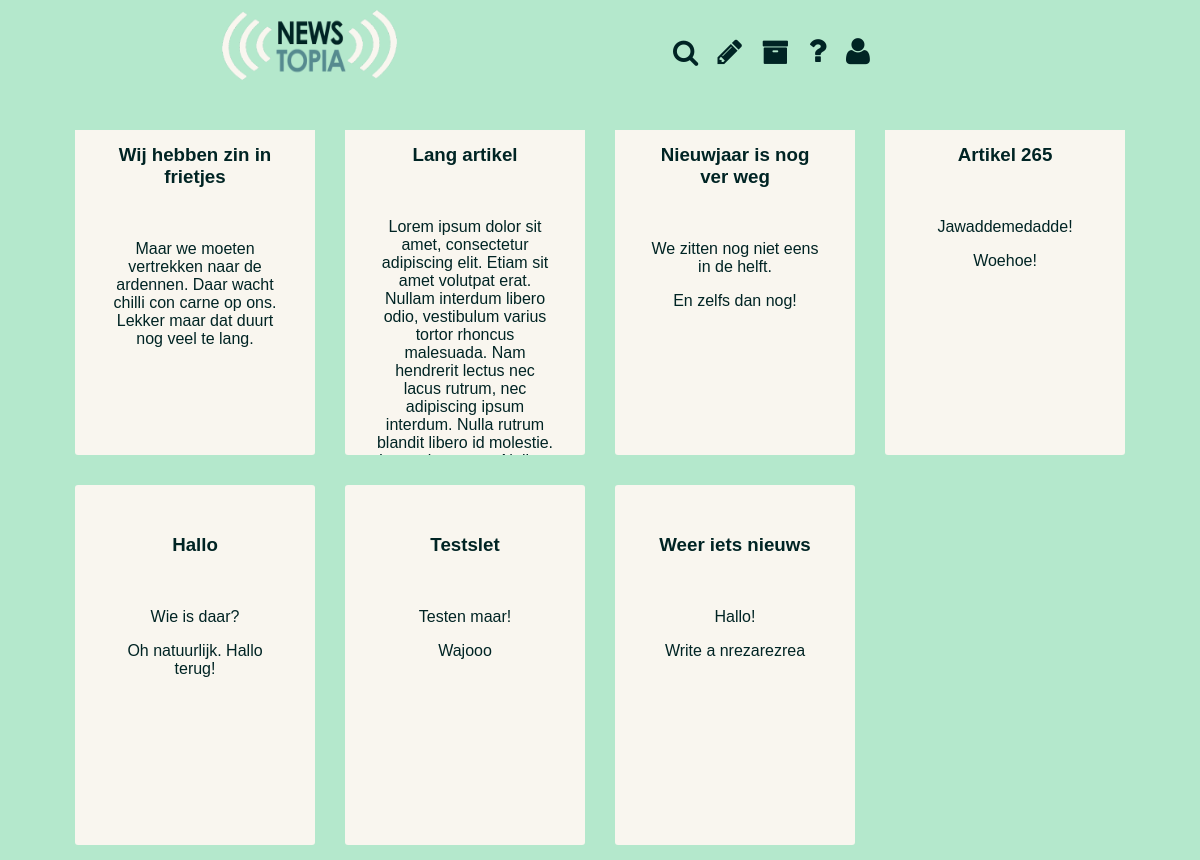
The app's page /articles/ with its own data.
### articles/models.py (models this page shows, shortened)
class Article(models.Model):
    def was_published_recently(self):
        return self.pub_date >= timezone.now() - datetime.timedelta(days=1)
    was_published_recently.admin_order_field = 'pub_date'
    was_published_recently.boolean = True
    was_published_recently.short_description = 'Published recently?'
    title = models.CharField(max_length=200)
    pub_date = models.DateTimeField('date published')
    version = models.IntegerField(default=1)

class Paragraph(models.Model):
    article = models.ForeignKey(Article)
    text = models.CharField(max_length=9999)
    rating = models.IntegerField(default=0)

### articles/views.py (the view)
def index(request):
    articles = Article.objects.all().order_by('-pub_date')
    artpars = []
    class Artpar:
        article = Article()
        paragraphs = []
    for article in articles:
        artpar = Artpar()
        artpar.article = article
        artpar.paragraphs = Paragraph.objects.filter(article=article.pk).order_by('-rating')[0:2]
        artpars.append(artpar)
    return render_to_response('articles/index.html', {'artpars': artpars}, context_instance=RequestContext(request))

### articles/templates/articles/index.html (shortened to what this page needs)
<!DOCTYPE html PUBLIC "-//W3C//DTD XHTML 1.0 Transitional//EN"
        "http://www.w3.org/TR/xhtml1/DTD/xhtml1-transitional.dtd">
<html xmlns="http://www.w3.org/1999/xhtml">
<head>
    <link rel="stylesheet" type="text/css" href="{{STATIC_URL}}css/normalize.css">
    <link rel="stylesheet" type="text/css" href="{{STATIC_URL}}css/overlay.css">
    <link rel="stylesheet" type="text/css" href="{{STATIC_URL}}css/font-awesome.min.css">
    <link rel="stylesheet" type="text/css" href="{{STATIC_URL}}css/main.css">
</head>
<body>
<div class="container">
    <div id="staticContent">
        <header>
            <img id="logo" alt="logo" src="{{STATIC_URL}}img/logo.png"/>
            <nav>
                <a href=#><i id="menuSearch" class="fa fa-search fa-2x"></i></a>
                <a href="{% url 'articles:create' %}"><i id="menuNewArticle" class="fa fa-pencil fa-2x"></i></a>
                <a href=#><i id="menuArchive" class="fa fa-archive fa-2x"></i></a>
                <a href=#><i id="trigger-overlay" class="fa fa-question fa-2x"></i></a>
                <a href="{% url 'account:profile' %}"><i id="menuProfile" class="fa fa-user fa-2x"></i></a>
            </nav>
        </header>
        <div id="tags">
        </div>
    </div>
    <div id="movingContent">
        <div class="masonry js-masonry" data-masonry-options='{ "isFitWidth": true }'>
            {% for var in artpars %}
            <div class="item">
                <div class="item-content">
                    <h3>{{ var.article.title }}</h3>
                    <br>
                    {% for paragraph in var.paragraphs %}
                    <p>{{ paragraph.text }}</p>
                    {% endfor %}
                </div>
            </div>
            {% endfor %}
        </div>
    </div>
</div>
</body>
</html>

### static/css/overlay.css (style rules this page uses)
html, body { overflow-x: hidden; }
.container { overflow-x: hidden; -webkit-transition: -webkit-transform 0.5s; transition: transform 0.5s; transition-duration: 1.5s; }
.container::after { content: ''; opacity: 0; visibility: hidden; position: absolute; top: 0; left: 0; width: 100%; height: 100%; background: rgba(0,0,0,0.6); -webkit-transition: opacity 0.5s, visibility 0s 0.5s; transition: opacity 0.5s, visibility 0s 0.5s; transition-duration: 1.5s; }

### static/css/main.css (style rules this page uses)
body { background-color: #b4e8cc; color: #002424; font-family: "Century Gothic", CenturyGothic, AppleGothic, sans-serif; }
.container { left:5%; width:90%; position:absolute; text-align:center; }
#staticContent { width: 90%; position: fixed; z-index:50; background-color: #b4e8cc; }
header { margin-left:15%; width:60%; height: 70px; margin-top: 10px; }
#logo { position: relative; float: left; width: 175px; height:70px; }
nav { position: relative; float: right; width: 40%; height: 35%; top:35%; text-align:right; }
nav a { margin-left: 15px; }
nav a:link, nav a:visited, nav a:hover, nav a:active { color: #002424; }
#menuArchive, #menuSearch { zoom: 85%; }
#menuNewArticle { zoom: 90%; }
#menuProfile { zoom: 95% }
#tags { height: 50px; }
#movingContent { margin-top: 80px; }
.masonry { margin: 0 auto; }
.item { float: left; background-color: #f9f6ef; margin: 15px; padding: 30px; border-radius: 3px; width: 180px; height: 300px; overflow:hidden; }

### records on screen
Article: article "Wij hebben zin in frietjes"
Paragraph: text "Maar we moeten vertrekken naar de ardennen. Daar wacht chilli con carne op ons. Lekker maar dat duurt nog veel te lang."
Article: article "Lang artikel"
Paragraph: text "Lorem ipsum dolor sit amet, consectetur adipiscing elit. Etiam sit amet volutpat erat. Nullam interdum libero odio, vestibulum varius tortor rhoncus malesuada. Nam hendrerit lectus nec lacus rutrum, nec adipiscing ipsum interdum. Nulla rutrum blandit libero id molestie.…"
Article: article "Nieuwjaar is nog ver weg"
Paragraph: text "We zitten nog niet eens in de helft."
Paragraph: text "En zelfs dan nog!"
Article: article "Artikel 265"
Paragraph: text "Jawaddemedadde!"
Paragraph: text "Woehoe!"
Article: article "Hallo"
Paragraph: text "Wie is daar?"
Paragraph: text "Oh natuurlijk. Hallo terug!"
Article: article "Testslet"
Paragraph: text "Testen maar!"
Paragraph: text "Wajooo"
Article: article "Weer iets nieuws"
Paragraph: text "Hallo!"
Paragraph: text "Write a nrezarezrea"
